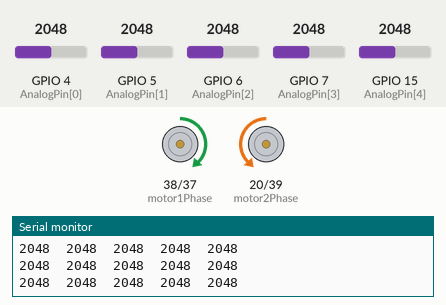
Simulated run of this sketch. Board: ESP32. On the bench: direction and speed pins drawn as motors (green arrow = direction pin HIGH = forward, orange = LOW = backward, longer = more drive), the last lines printed to the serial monitor. Inputs (shaded band) come from the test bench; at power-on: GPIO 4 (AnalogPin[0]) = 2048, GPIO 5 (AnalogPin[1]) = 2048, GPIO 15 (AnalogPin[4]) = 2048, GPIO 7 (AnalogPin[3]) = 2048, GPIO 6 (AnalogPin[2]) = 2048.

Above: at 1.2 s.
1.3 s: GPIO 4 (AnalogPin[0]) set to 2866
3.9 s: GPIO 5 (AnalogPin[1]) set to 2540
At 4.6 s:
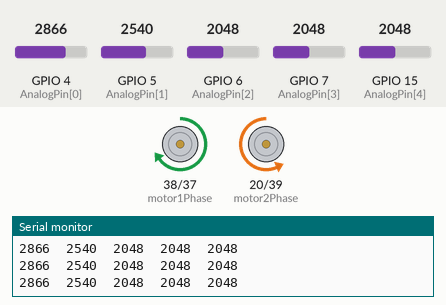
5.4 s: GPIO 15 (AnalogPin[4]) set to 3972
At 6.6 s:
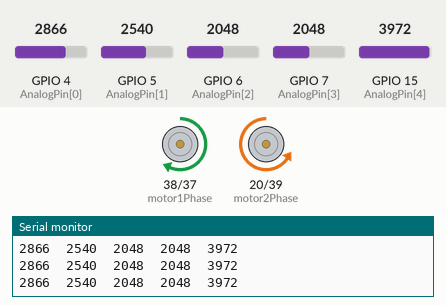
6.9 s: GPIO 7 (AnalogPin[3]) set to 3972
At 8.1 s:
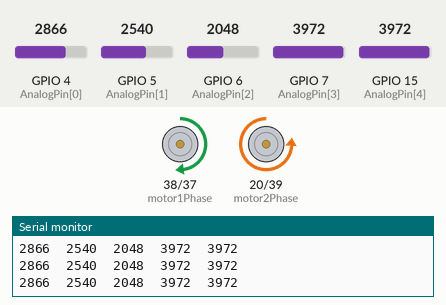
8.4 s: GPIO 6 (AnalogPin[2]) set to 1070
At 9.1 s:
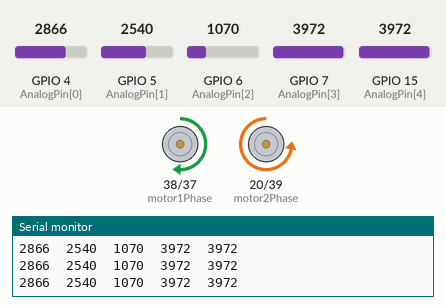
9.9 s: GPIO 6 (AnalogPin[2]) set to 942
At 11.0 s:
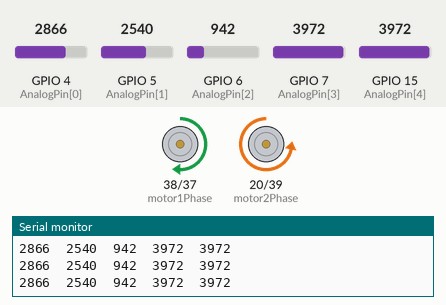
Timing chart, 0 to 12.9 s (numbered marks = the images above; inputs shaded):
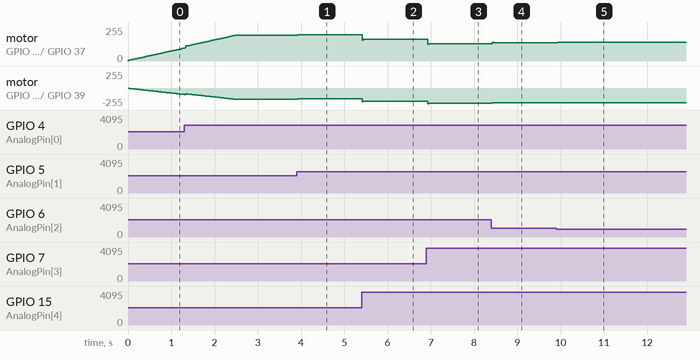

The sketch:

EEN1025_code_wk2_node_detection.ino
```cpp
#define CW  LOW
#define ACW HIGH

// Motor pins
int motor1PWM   = 37; // LHS motor
int motor1Phase = 38;
int motor2PWM   = 39; // RHS motor
int motor2Phase = 20;

// Soft-start for base speed
int baseSpeedCurrent = 0;     // ramped base speed
const int rampStep   = 2;     // PWM increment per

// Line sensor pins (left → right)
int AnalogValue[5] = {0, 0, 0, 0, 0};
int AnalogPin[5]   = {4, 5, 6, 7, 15};  // TCRT5000 outputs


//=======================CALIBRATION VARIABLES==============================

//Light levels
const int nodeLightLevel = 2500;
const int lostLightLevel = 800;

//Speed
int baseSpeedTarget = 180;

//PID variables
float Kp = 70;
float Ki = 0.0;
float Kd = 12.0;

//============================================================================

float error        = 0;
float previousError = 0;
float integral      = 0;

bool lineLost = false;
int lastTurnDir = -1;
int nodeCount = 0;

unsigned long lastNodeTime = 0;
const int NODE_DEBOUNCE_MS = 350;   // ms
const int NODE_COUNT_TH = 4;        // >=4 sensors see line => node marker


void setup() {
  Serial.begin(9600);

  pinMode(motor1PWM,   OUTPUT);
  pinMode(motor1Phase, OUTPUT);
  pinMode(motor2PWM,   OUTPUT);
  pinMode(motor2Phase, OUTPUT);
}

void loop() {
  // 1) Read sensors (and print for debugging)

  readSensorsAndPrint();

  if (nodeDetected()){
    //at a node
    Serial.print("At a node: ");
    nodeCount++;
    Serial.print(nodeCount);
    Serial.print("\n");
  }
  // 2) Follow line with PID
  lineFollowStep();
}

//SENSOR + PID FUNCTIONS

void readSensorsAndPrint() {
  for (int i = 0; i < 5; i++) {
    AnalogValue[i] = analogRead(AnalogPin[i]);
    Serial.print(AnalogValue[i]);
    Serial.print("\t");
  }
Serial.println();
}

// Convert 5 sensor readings into a line position error
float getLineError() {
  // weights: left-most = -2, right-most = +2
  const int weights[5] = {-2, -1, 0, 1, 2};

  long numerator   = 0;
  long denominator = 0;

  for (int i = 0; i < 5; i++) {
    int value = AnalogValue[i];

    // If line is dark, the sensor reading is LOWER
    // Must Invert so that "more line" = bigger value:
    value = 4095 - value;    // ESP32 12-bit ADC (0–4095)

    numerator   += (long)value * weights[i];
    denominator += value;
  }

  lineLost = lineLostFun();

  if (lineLost) return previousError;

  if (denominator == 0) return 0;

  float pos = (float)numerator / (float)denominator;  // range approx -2 … +2

  if(pos>0){
    lastTurnDir = 1; //line on the rhs
  }
  else if (pos<0){
    lastTurnDir =-1; //line on lhs
  }
  return pos;
}

float computePID(float lineError) {
  integral += lineError;
  // prevent integral windup
  integral = constrain(integral, -50, 50);

  float derivative = lineError - previousError;
  previousError = lineError;

  // Full PID – you can leave Ki = 0 and it becomes PD
  float output = Kp * lineError + Ki * integral + Kd * derivative;
  return output;
}

// One step of line following: call this every loop()
void lineFollowStep() {

  // --- 1) Update line error ---
  float lineError   = getLineError();

  if(lineLost){
    searchForLine();
    return;
  }
  float correction  = computePID(lineError);

  // --- 2) Soft-start base speed (re-using your ramp idea) ---
  if (baseSpeedCurrent < baseSpeedTarget) {
    baseSpeedCurrent += rampStep;
    if (baseSpeedCurrent > baseSpeedTarget) baseSpeedCurrent = baseSpeedTarget;
  } else if (baseSpeedCurrent > baseSpeedTarget) {
    baseSpeedCurrent -= rampStep;
    if (baseSpeedCurrent < baseSpeedTarget) baseSpeedCurrent = baseSpeedTarget;
  }

  // --- 3) Differential speeds from PID correction ---
  int leftSpeed  = baseSpeedCurrent + (int)correction;
  int rightSpeed = baseSpeedCurrent - (int)correction;

  leftSpeed  = constrain(leftSpeed,  0, 255);
  rightSpeed = constrain(rightSpeed, 0, 255);

  // --- 4) Drive motors forward with those speeds ---
  digitalWrite(motor1Phase, ACW); // LHS forward
  digitalWrite(motor2Phase, CW);  // RHS forward

  analogWrite(motor1PWM, leftSpeed);
  analogWrite(motor2PWM, rightSpeed);

}

//Motor Movement Functions

void Brake(int time) {
  baseSpeedCurrent = 0;
  analogWrite(motor1PWM, 0);
  analogWrite(motor2PWM, 0);
  delay(time);
}

void spinRight(int speed){

  digitalWrite(motor1Phase, ACW ); // LHS forward
  digitalWrite(motor2Phase, ACW); // RHS BACK
  analogWrite(motor1PWM, speed); // set speed of motor
  analogWrite(motor2PWM, speed);
  Serial.println("Im Dizzy (RHS)"); // Display motor direction

}

void spinLeft(int speed){

  digitalWrite(motor1Phase, CW); //LHS back
  digitalWrite(motor2Phase, CW); //RHS forward
  analogWrite(motor1PWM, speed); // set speed of motor
  analogWrite(motor2PWM, speed);
  Serial.println("Im Dizzy (LHS)"); // Display motor direction
}

void searchForLine(){
  Serial.print("Searching");
  int searchSpeed = 120;
  if (lastTurnDir>0){
   // analogWrite(motor1PWM, 150); //Keep Turning Right
   // analogWrite(motor2PWM, 30);
   spinRight(searchSpeed);
    }
  else {
   // analogWrite(motor1PWM, 30); //Keep Turning Left
   // analogWrite(motor2PWM, 150);
   spinLeft(searchSpeed);
  }

}

int countSensorsOnLine() {
  int count = 0;
  for (int i = 0; i < 5; i++) {
    int v = 4095 - AnalogValue[i];     // invert
    if (v > nodeLightLevel) count++;
  }
  return count;
}

bool lineLostFun(){
  int cnt = 0;

  for (int i=0; i<5; i++){
    int inv = 4095- AnalogValue[i];
    if (inv < lostLightLevel) cnt++;

    if (cnt == 5){
      return true;
    }
  }
  return false;
}

bool nodeDetected() {
  if (millis() - lastNodeTime < NODE_DEBOUNCE_MS) return false;

  int c = countSensorsOnLine();
  if (c >= 4) {
    lastNodeTime = millis();
    return true;
  }
  return false;
}
```

Measured:
- after the input at 3.9 s, motor on GPIO 38 (motor1Phase) / GPIO 37 (motor1PWM): forward 192/255 → forward 196/255 at once; motor on GPIO 20 (motor2Phase) / GPIO 39 (motor2PWM): backward 168/255 → backward 164/255 at once
- after the input at 5.4 s, motor on GPIO 38 (motor1Phase) / GPIO 37 (motor1PWM): forward 196/255 → forward 163/255 at once; motor on GPIO 20 (motor2Phase) / GPIO 39 (motor2PWM): backward 164/255 → backward 197/255 at once
- after the input at 6.9 s, motor on GPIO 38 (motor1Phase) / GPIO 37 (motor1PWM): forward 163/255 → forward 130/255 at once; motor on GPIO 20 (motor2Phase) / GPIO 39 (motor2PWM): backward 197/255 → backward 230/255 at once
- after the input at 8.4 s, motor on GPIO 38 (motor1Phase) / GPIO 37 (motor1PWM): forward 130/255 → forward 138/255 at once; motor on GPIO 20 (motor2Phase) / GPIO 39 (motor2PWM): backward 230/255 → backward 222/255 at once
- after the input at 9.9 s, motor on GPIO 38 (motor1Phase) / GPIO 37 (motor1PWM): forward 138/255 → forward 139/255 at once; motor on GPIO 20 (motor2Phase) / GPIO 39 (motor2PWM): backward 222/255 → backward 221/255 at once
